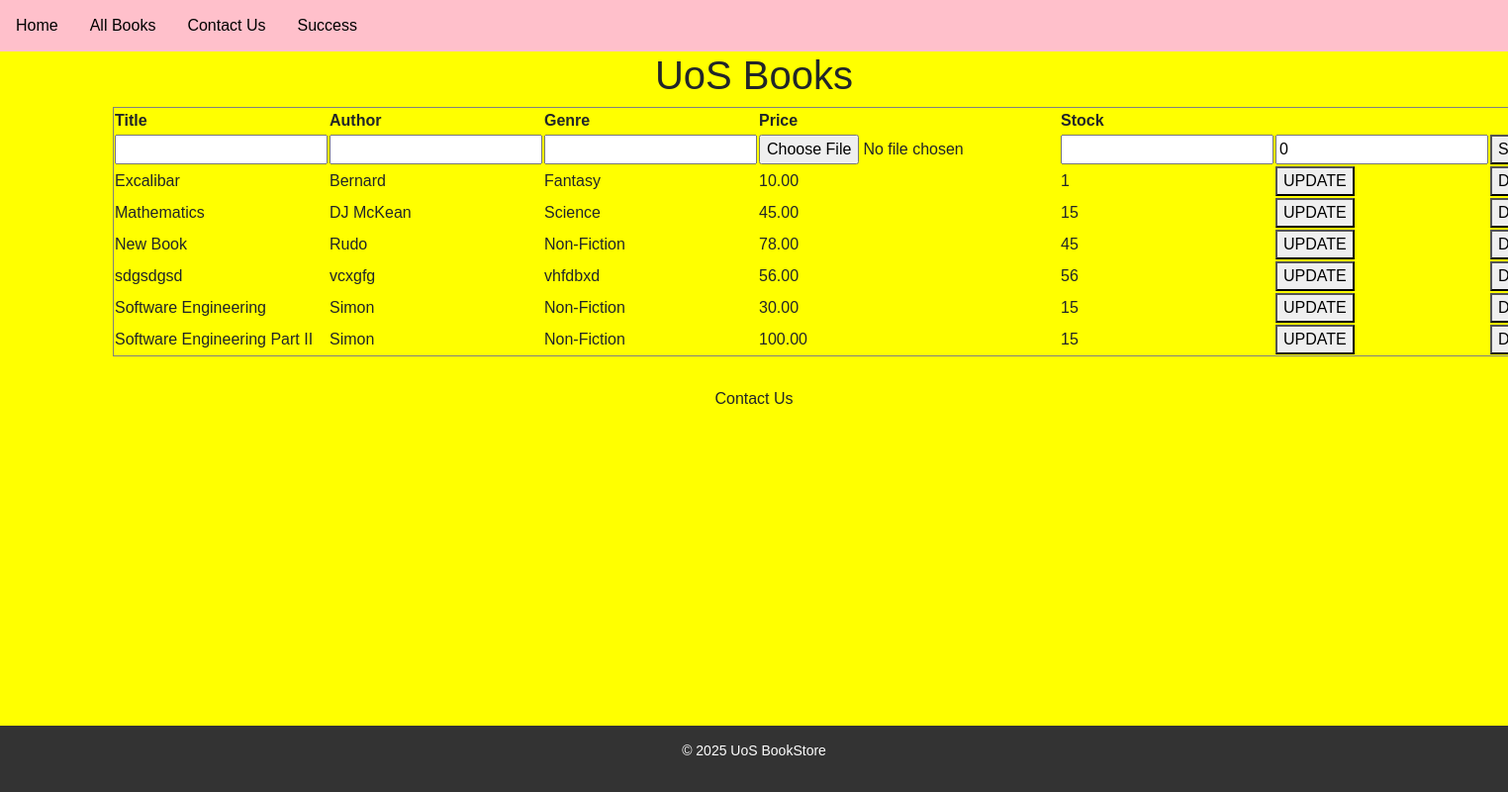
/bookshop/, run on an earlier commit of the app's database.
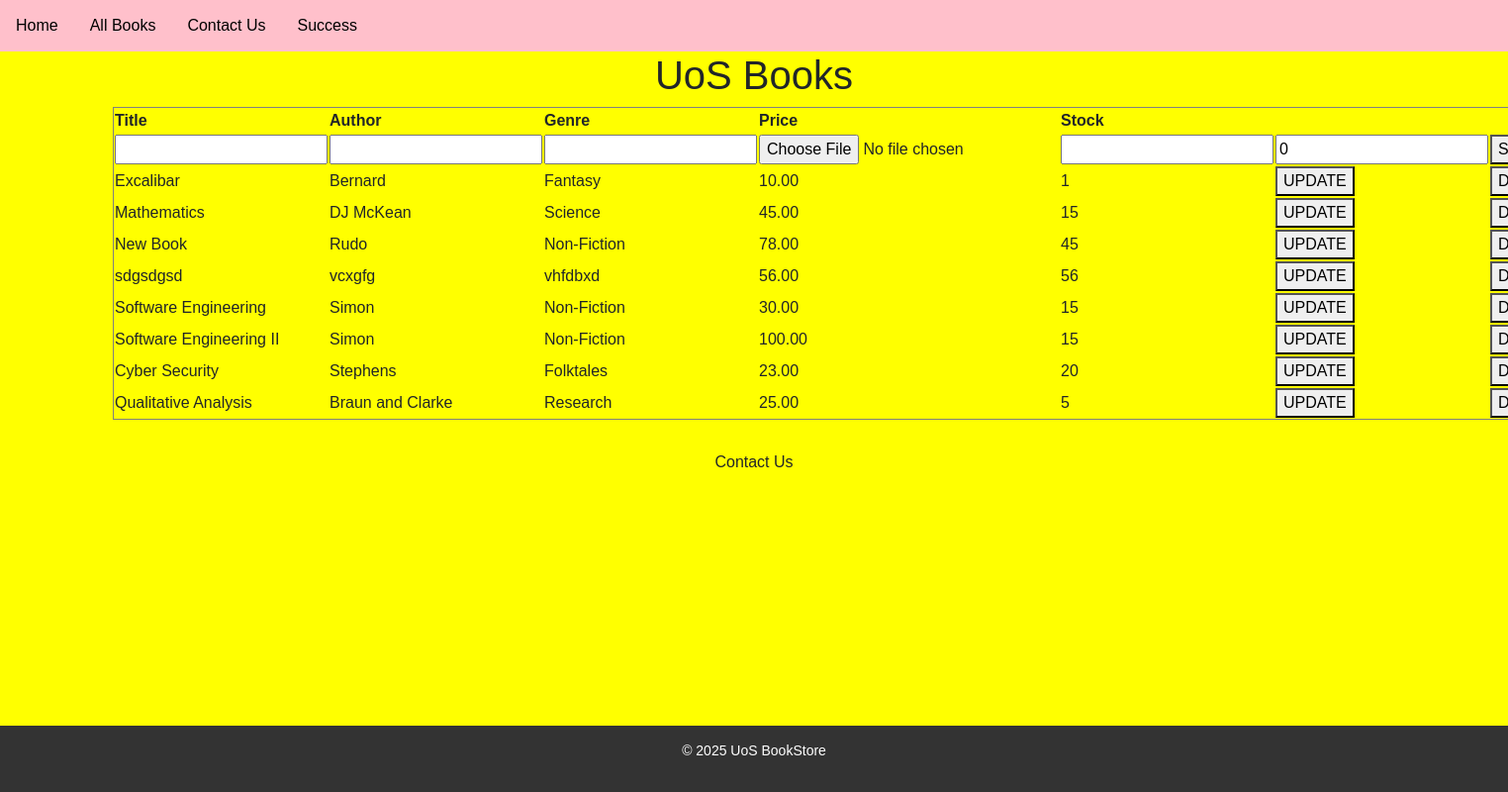
And on a later commit of the database.
### ebooks/models.py (models this page shows, shortened)
class myBooks(models.Model):
    title=models.CharField(max_length=64)
    author=models.CharField(max_length=64)
    genre=models.CharField(max_length=64)
    image = models.ImageField(upload_to='media/', null="Nothing")
    price=models.DecimalField(max_digits=5, decimal_places=2)
    stock=models.IntegerField(default=0)

### ebooks/views.py (the view, shortened to what this page needs)
# urls.py: path('bookshop/', views.books, name='books'),
def books(request):
    form =myBooksForm()
    book=myBooks.objects.all()
    context={'book':book}
    context['form']=form
    return render (request, 'books.html', context )

### ebooks/form.py
class myBooksForm(forms.ModelForm):
    class Meta:
        model=myBooks
        fields = '__all__'

### ebooks/templates/books.html (shortened to what this page needs)
{% extends "base.html" %}
{% block content %}
<h1> UoS Books</h1>
<div class="container">
<table border="1" align="center">
    <form method="post" action="{% url 'books' %}">{% csrf_token %}
    <tr><th>Title</th><th>Author</th><th>Genre</th><th>Price</th><th>Stock</th>
    </tr>
        {% if not form.instance.id %}
    <tr>
       {% include 'save.html' %}
    </tr>
        {% endif %}
 {% for bk in book %}
    <tr>
        {% if form.instance.id == bk.id %}
        {% include 'save.html' %}
        {% else %}
        <td>{{bk.title}}</td>
        <td>{{bk.author}}</td>
        <td>{{bk.genre}}</td>
        <td>{{bk.price}}</td>
        <td>{{bk.stock}}</td>
       <td><button formnovalidate name="edit" value="{{ bk.id }} ">UPDATE</button></td>
       <td> <button formnovalidate name="delete" value="{{ bk.id }}">DELETE</button></td>
    {% endif %}
    </tr>
{% endfor %}
        </form>
</table>
<br/>
    <div align="center">
<form action="{% url 'contact' %}" method="get"><button type="submit" class="btn"  >Contact Us</button></form>
 </div>
    {% endblock %}

### ebooks/templates/base.html (shortened to what this page needs)
<!DOCTYPE html>
{% load static %}
<html lang="en">
<head>
<link href="https://stackpath.bootstrapcdn.com/bootstrap/5.3.0/css/bootstrap.min.css" rel="stylesheet">
    <link rel="stylesheet" href="{% static 'css/styles.css' %}">
</head>
<body >
<ul>
  <li><a class="active" href="{% url 'books1' %}">Home</a></li>
  <li><a href="{% url 'books' %}">All Books</a></li>
  <li><a href="{% url 'contact' %}">Contact Us</a></li>
  <li><a href="{% url 'success' %}">Success</a></li>
</ul>
{% block content %}
{% endblock %}
<footer class="fixed-footer">
    <p>&copy; 2025 UoS BookStore</p>
</footer>
</body>
</html>

### ebooks/templates/save.html
 {% for field in form %}
        <td>{{field}}</td>
 {% endfor %}
 <td><button name="save" value="{{bk.id}}">SAVE</button></td>

### ebooks/static/css/styles.css (style rules this page uses)
ul { list-style-type: none; margin: 0; padding: 0; overflow: hidden; background-color: pink; width: 100%; display: flex; justify-content: flex-start; }
li { display: inline-block; padding: 0; }
li a { display: block; color: black; text-align: center; padding: 14px 16px; text-decoration: none; }
h1, h2 { text-align:center; }
body { background-color: yellow; }
* { box-sizing: border-box; }
body { font-family: Arial, Helvetica, sans-serif; }
.fixed-footer { position: fixed; left: 0; bottom: 0; width: 100%; background-color: #333; color: white; text-align: center; padding: 15px; font-size: 14px; }

### ebooks/templates/base.html (style rules this page uses)
body { background-color="white"; }

What changed in the data, as far as the page shows it:
changed myBooks: title "Software Engineering Part II" → "Software Engineering II"
added myBooks: title "Cyber Security", author "Stephens", genre "Folktales", price "23.00", stock "20", {{ bk.id }} 8 (drawn)
added myBooks: title "Qualitative Analysis", author "Braun and Clarke", genre "Research", price "25.00", stock "5", {{ bk.id }} 9 (drawn)
